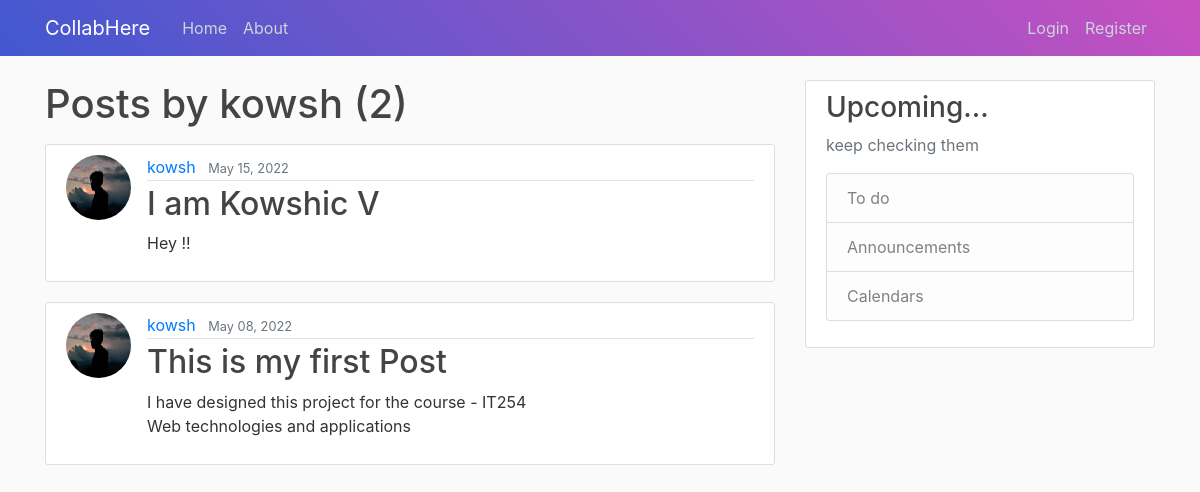
The page /user/kowsh on the database its author committed.
### blog/models.py (models this page shows, shortened)
class Post(models.Model):
    title = models.CharField(max_length=100)
    content = models.TextField()
    date_posted = models.DateTimeField(default=timezone.now)
    author = models.ForeignKey(User, on_delete=models.CASCADE)

### users/models.py (models this page shows, shortened)
class Profile(models.Model):
    user = models.OneToOneField(User, on_delete=models.CASCADE)
    image = models.ImageField(default='default.jpg', upload_to='profile_pics')

### blog/views.py (the view)
# urls.py: path('user/<str:username>', UserPostListView.as_view(), name='user-posts'),
class UserPostListView(ListView):
    model = Post
    template_name = 'blog/user_posts.html'  # <app>/<model>_<viewtype>.html
    context_object_name = 'posts'
    paginate_by = 5
    def get_queryset(self):
        user = get_object_or_404(User, username=self.kwargs.get('username'))
        return Post.objects.filter(author=user).order_by('-date_posted')

### blog/templates/blog/user_posts.html (shortened to what this page needs)
{% extends "blog/base.html" %}
{% block content %}
    <h1 class="mb-3">Posts by {{ view.kwargs.username }} ({{ page_obj.paginator.count }})</h1>
    {% for post in posts %}
        <article class="media content-section">
            <img class="rounded-circle article-img" src="{{ post.author.profile.image.url }}">
            <div class="media-body">
                <div class="article-metadata">
                    <a class="mr-2" href="{% url 'user-posts' post.author.username %}">{{ post.author }}</a>
                    <small class="text-muted">{{ post.date_posted|date:"F d, Y" }}</small>
                </div>
                <h2><a class="article-title" href="{% url 'post-detail' post.id %}">{{ post.title }}</a></h2>
                <p class="article-content">{{ post.content }}</p>
            </div>
        </article>
    {% endfor %}
{% endblock content %}

### blog/static/blog/main.css (style rules this page uses)
body { background: #fafafa; color: #333333; margin-top: 5rem; }
h1, h2, h3, h4, h5, h6 { color: #444444; }
.content-section { background: #ffffff; padding: 10px 20px; border: 1px solid #dddddd; border-radius: 3px; margin-bottom: 20px; }
.article-title { color: #444444; }
.article-content { white-space: pre-line; }
.article-img { height: 65px; width: 65px; margin-right: 16px; }
.article-metadata { padding-bottom: 1px; margin-bottom: 4px; border-bottom: 1px solid #e3e3e3 }

### rows shown on the page
Post: author.profile.image (picture), author "kowsh", date_posted "May 15, 2022", title "I am Kowshic V", content "Hey !!"
Post: author.profile.image (picture), author "kowsh", date_posted "May 08, 2022", title "This is my first Post", content "I have designed this project for the course - IT254 Web technologies and applications"

### other values the page prints
{{ view.kwargs.username }} "kowsh"
{{ page_obj.paginator.count }} "2"
